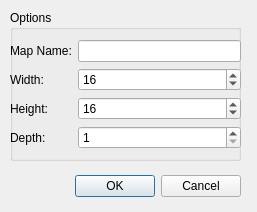
<?xml version="1.0" encoding="UTF-8"?>
<ui version="4.0">
 <class>NewMapDialog</class>
 <widget class="QDialog" name="NewMapDialog">
  <property name="geometry">
   <rect>
    <x>0</x>
    <y>0</y>
    <width>257</width>
    <height>212</height>
   </rect>
  </property>
  <property name="windowTitle">
   <string>New Map</string>
  </property>
  <widget class="QDialogButtonBox" name="buttonBox">
   <property name="geometry">
    <rect>
     <x>30</x>
     <y>170</y>
     <width>211</width>
     <height>32</height>
    </rect>
   </property>
   <property name="orientation">
    <enum>Qt::Horizontal</enum>
   </property>
   <property name="standardButtons">
    <set>QDialogButtonBox::Cancel|QDialogButtonBox::Ok</set>
   </property>
  </widget>
  <widget class="QGroupBox" name="groupBox">
   <property name="geometry">
    <rect>
     <x>10</x>
     <y>10</y>
     <width>231</width>
     <height>151</height>
    </rect>
   </property>
   <property name="title">
    <string>Options</string>
   </property>
   <widget class="QWidget" name="layoutWidget">
    <property name="geometry">
     <rect>
      <x>0</x>
      <y>30</y>
      <width>231</width>
      <height>120</height>
     </rect>
    </property>
    <layout class="QFormLayout" name="formLayout">
     <item row="0" column="0">
      <widget class="QLabel" name="lblMapName">
       <property name="whatsThis">
        <string>This is the name of the map which will be visible to players while they are on it.</string>
       </property>
       <property name="text">
        <string>Map Name:</string>
       </property>
      </widget>
     </item>
     <item row="0" column="1">
      <widget class="QLineEdit" name="txtMapName">
       <property name="whatsThis">
        <string/>
       </property>
      </widget>
     </item>
     <item row="1" column="0">
      <widget class="QLabel" name="lblWidth">
       <property name="whatsThis">
        <string>This is the width of the map, in tiles.</string>
       </property>
       <property name="text">
        <string>Width:</string>
       </property>
      </widget>
     </item>
     <item row="1" column="1">
      <widget class="QSpinBox" name="spnWidth">
       <property name="whatsThis">
        <string/>
       </property>
       <property name="minimum">
        <number>1</number>
       </property>
       <property name="maximum">
        <number>99999</number>
       </property>
       <property name="value">
        <number>16</number>
       </property>
      </widget>
     </item>
     <item row="2" column="0">
      <widget class="QLabel" name="lblHeight">
       <property name="whatsThis">
        <string>This is the height of the map, in tiles.</string>
       </property>
       <property name="text">
        <string>Height:</string>
       </property>
      </widget>
     </item>
     <item row="2" column="1">
      <widget class="QSpinBox" name="spnHeight">
       <property name="whatsThis">
        <string/>
       </property>
       <property name="minimum">
        <number>1</number>
       </property>
       <property name="maximum">
        <number>99999</number>
       </property>
       <property name="value">
        <number>16</number>
       </property>
      </widget>
     </item>
     <item row="3" column="0">
      <widget class="QLabel" name="lblDepth">
       <property name="text">
        <string>Depth:</string>
       </property>
      </widget>
     </item>
     <item row="3" column="1">
      <widget class="QSpinBox" name="spnDepth">
       <property name="minimum">
        <number>1</number>
       </property>
       <property name="maximum">
        <number>99999999</number>
       </property>
      </widget>
     </item>
    </layout>
   </widget>
  </widget>
 </widget>
 <resources/>
 <connections>
  <connection>
   <sender>buttonBox</sender>
   <signal>accepted()</signal>
   <receiver>NewMapDialog</receiver>
   <slot>accept()</slot>
   <hints>
    <hint type="sourcelabel">
     <x>248</x>
     <y>254</y>
    </hint>
    <hint type="destinationlabel">
     <x>157</x>
     <y>274</y>
    </hint>
   </hints>
  </connection>
  <connection>
   <sender>buttonBox</sender>
   <signal>rejected()</signal>
   <receiver>NewMapDialog</receiver>
   <slot>reject()</slot>
   <hints>
    <hint type="sourcelabel">
     <x>316</x>
     <y>260</y>
    </hint>
    <hint type="destinationlabel">
     <x>286</x>
     <y>274</y>
    </hint>
   </hints>
  </connection>
 </connections>
</ui>
